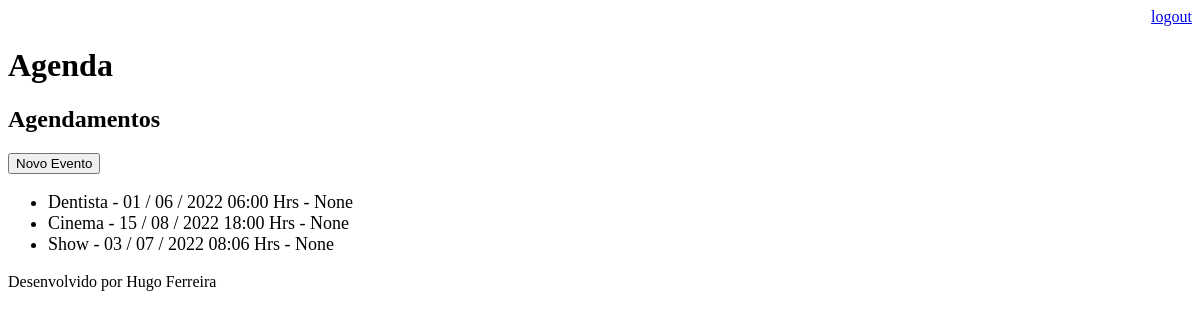
The page /agenda/ (signed in) on the database as committed earlier.
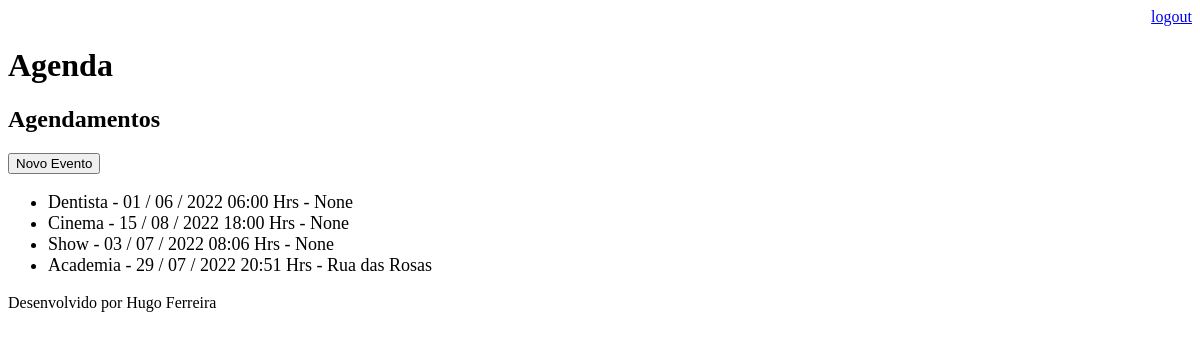
The same page on the database as committed later.
### core/models.py (models this page shows, shortened)
class Evento(models.Model):
    titulo = models.CharField(max_length=100)
    descricao = models.TextField(blank=True, null=True)
    data_evento = models.DateTimeField(verbose_name='Data do Evento')
    data_criacao = models.DateTimeField(auto_now=True)
    local = models.CharField(max_length=200, blank=True, null=True)
    usuario = models.ForeignKey(User, on_delete=models.CASCADE)
    class Meta:
        db_table = 'evento'
    def get_data_evento (self):
        return self.data_evento.strftime('%d / %m / %Y %H:%M Hrs')

### core/views.py (the view)
# urls.py: path('agenda/', views.lista_eventos),
@login_required(login_url='/login/')
def lista_eventos(request):
    usuario = request.user
    evento = Evento.objects.filter(usuario=usuario)
    dados  = {'eventos':evento}
    return render(request, 'agenda.html', dados)

### templates/agenda.html
{% extends "model-page.html" %}
{% block content %}
    <h2>Agendamentos</h2>
    <a href="evento/">
        <button type="button">Novo Evento</button>
    </a>
    <ul style="font-size: 18px">
        {% for evento in eventos %}
            <li>{{ evento.titulo }} - {{ evento.get_data_evento }} - {{ evento.local }}</li>
        {% endfor %}
    </ul>
{% endblock %}

### templates/model-page.html
<!DOCTYPE html>
<html lang="en">
<head>
   {% include "model-header.html" %}
</head>
<body>
    {% block content %} {% endblock %}
    {% include "model-footer.html" %}
</body>
</html>

### templates/model-header.html (shortened to what this page needs)
    <div align="right">
        <a href="/logout">logout</a>
    </div>
    <h1>Agenda</h1>

### templates/model-footer.html
<p>Desenvolvido por Hugo Ferreira</p>

Rows that differ between the two databases and show on the page:
added Evento: titulo "Academia", get_data_evento "29 / 07 / 2022 20:51 Hrs", local "Rua das Rosas"
